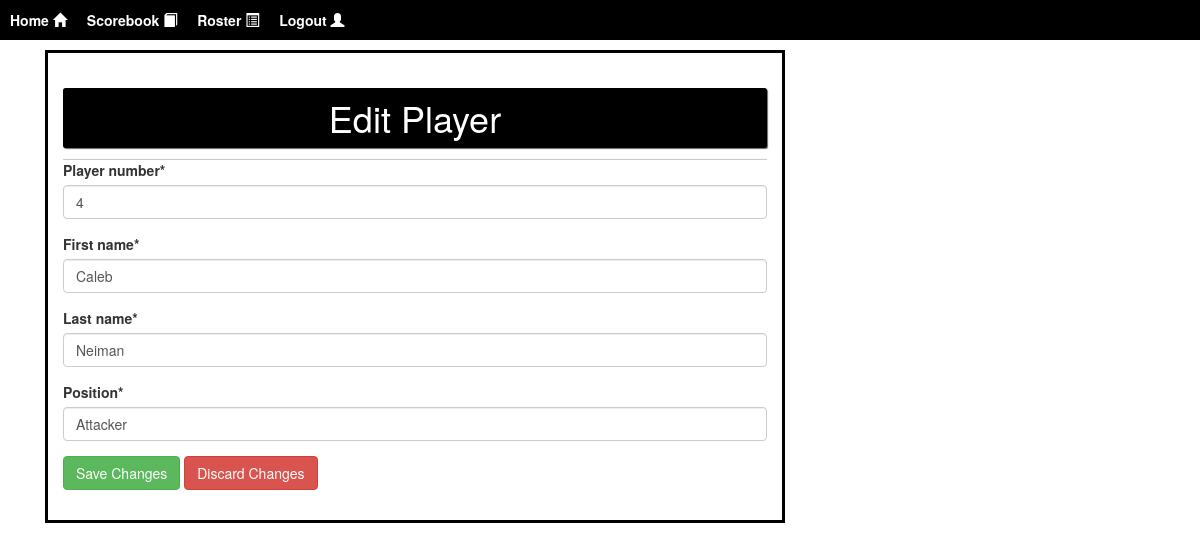
/edit-scorebook-player/4/ (signed in), run on the app's committed database.
### core/models.py (models this page shows, shortened)
class Player(models.Model):
    id = models.AutoField(primary_key=True)
    profile_image = models.ImageField(upload_to="profile_pictures/", default="profile_pictures/default.jpg")
    player_number = models.PositiveIntegerField("Player Number", default=0)
    first_name = models.CharField("First Name", max_length=30, default="")
    last_name = models.CharField("Last Name", max_length=30, default="")
    position = models.CharField("Position", max_length=4,
                                choices=POSITION_CHOICES, default="ATT")
    class_standing = models.CharField("Class", max_length=2,
                                      choices=CLASS_STANDING_CHOICES,
                                      default="N/A")
    weight_pounds = models.PositiveIntegerField("Weight (pounds)", default=0, blank=True, null=True)
    height_feet = models.PositiveIntegerField("Height (feet)", default=0, blank=True, null=True)
    height_inches = models.PositiveIntegerField("Height (inches)", default=0, blank=True, null=True)
    major = models.CharField("Major", max_length=100, default="N/A", blank=True, null=True)
    hometown = models.CharField("Hometown", max_length=100, default="N/A", blank=True, null=True)
    team = models.ForeignKey(Roster,
                             on_delete=models.CASCADE,
                             default=None)
    statistics = models.ForeignKey(PlayerStatistics,
                                   related_name="statistics",
                                   on_delete=models.CASCADE,
                                   null=True,
                                   blank=True,
                                   default=None)
    saves = models.ForeignKey(PlayerSaves,
                              related_name="saves",
                              on_delete=models.CASCADE,
                              null=True,
                              blank=True,
                              default=None)

### core/views.py (the view, shortened to what this page needs)
@login_required
def scorebook_edit_player(request: HttpRequest, player_id: int) -> HttpResponse:
    player = Player.objects.get(id=player_id)
    initial = {
        "player_number": player.player_number,
        "first_name": player.first_name,
        "last_name": player.last_name,
        "position": player.position,
    }
    if player is not None:
        form = ScorebookPlayerForm(initial=initial)
        return render(request, "edit_scorebook_player.html",
                      {"form": form, "id": player.id})
    else:
        return HttpResponse("Player Not Found")

### core/forms.py
class ScorebookPlayerForm(forms.Form):
    player_number = forms.IntegerField(min_value=0)
    first_name = forms.CharField(max_length=30)
    last_name = forms.CharField(max_length=30)
    position = forms.CharField(widget=forms.Select(choices=POSITION_CHOICES))

### core/templates/edit_scorebook_player.html (shortened to what this page needs)
{% extends "base.html" %}
{% block content %}
{% load crispy_forms_tags %}
<div class="container">
    <div id="content" name="content" class="register">
        <div class="custom-block col-md-8 col-sm-8">
            <h1 class="bg_black">Edit Player</h1>
            <hr class="ml-auto mr-auto mt-auto mb-auto">
            <form method="POST" class="form-group" action="/edit-scorebook-player/{{id}}/">
                {{ form|crispy }}
                <button type="submit" class="btn btn-success">Save Changes</button>
                <a href="/edit-scorebook/" class="btn btn-danger">Discard Changes</a>
            </form>
        </div>
    </div>
</div>
{% endblock content %}

### core/templates/base.html (style rules this page uses)
.bg_black { padding: 10px; border-radius: 2.5px; box-shadow: 1px 1px 1px rgb(105, 105, 105); background: rgb(0, 0, 0); color: white; text-align: center; }
.custom-block { padding: 15px; border: 3px solid rgb(0, 0, 0); }

### data on the page
Player: player_number "4", first_name "Caleb", last_name "Neiman", position "Attacker"
